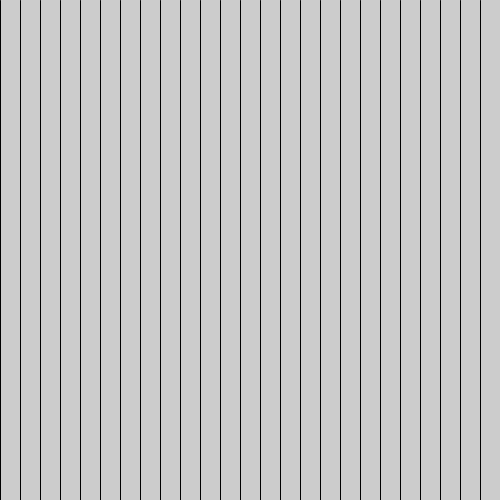
Frame 1 (no input)
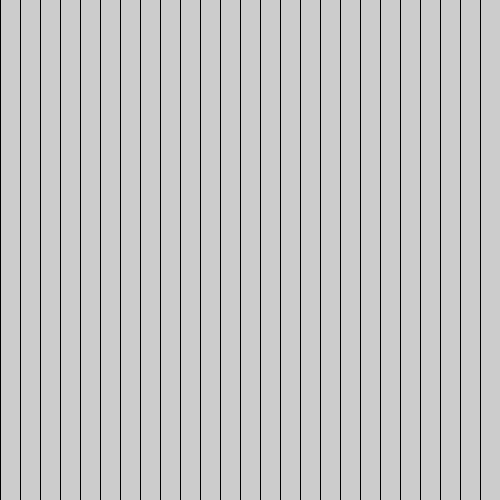
Frame 60 (the mouse pressed at the canvas centre just before this capture)
Frame 120 (the mouse held since frame 60 and released just before this capture): identical to frame 60, image omitted

The Processing sketch that drew these frames (run headless with seeded random() and noise(); from frame 60 on, the mouse is pressed at the canvas centre):

// Processing sketch: lecture_6
// ── lecture_6.pde
/******** Array Declaration ********/

/*
// Declare arrays
int[] numbers = {90, 150, 30};
String[] names = {"Andrew", "Neil", "Paolo", "ZiQiang", "Jeana"};

void setup() {

  // sort names and reverse-sort names
  names = sort(names);
  names = reverse(names);

  println(names);
}
*/

/******** For Loop Example ********/

/*
int[] circlePos = {10, 20, 30, 40, 50};

void setup() {
  size(100, 100);
}

void draw() {
  for (int i = 0; i < 5; i++) {
    ellipse(circlePos[i],circlePos[i],10,10);
  }
}
*/

/******** Array Declaration ********/
int[] circlePos = {10, 20, 30, 40, 50};

void setup() {
  size(500, 500);
}

void draw() {
  for (int i = 0; i < width; i+=20) {
    line(i, 0, i, height);
  }
}
